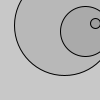
Frame 1 (no input)
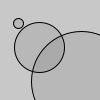
Frame 60 (the mouse pressed at the canvas centre just before this capture)
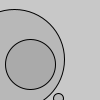
Frame 120 (the mouse held since frame 60 and released just before this capture)

The Processing sketch that drew these frames (run headless with seeded random() and noise(); from frame 60 on, the mouse is pressed at the canvas centre):

// Processing sketch: overload_ellipse
// ── overload_ellipse.pde

void setup(){
  fill(0, 20);
  frameRate(10);
}

void draw(){
  background(200);
  ellipse("big");
  ellipse("small");
  ellipse("medium"); 
}

void ellipse(String siz){
  int r = 0;
  if(siz.equals("big")){
    r = 100;
  }
  else if(siz.equals("medium")){
    r = 50;
  }
  else if(siz.equals("small")){
    r = 10;
  }
  ellipse(random(width), random(height), r, r);
}
